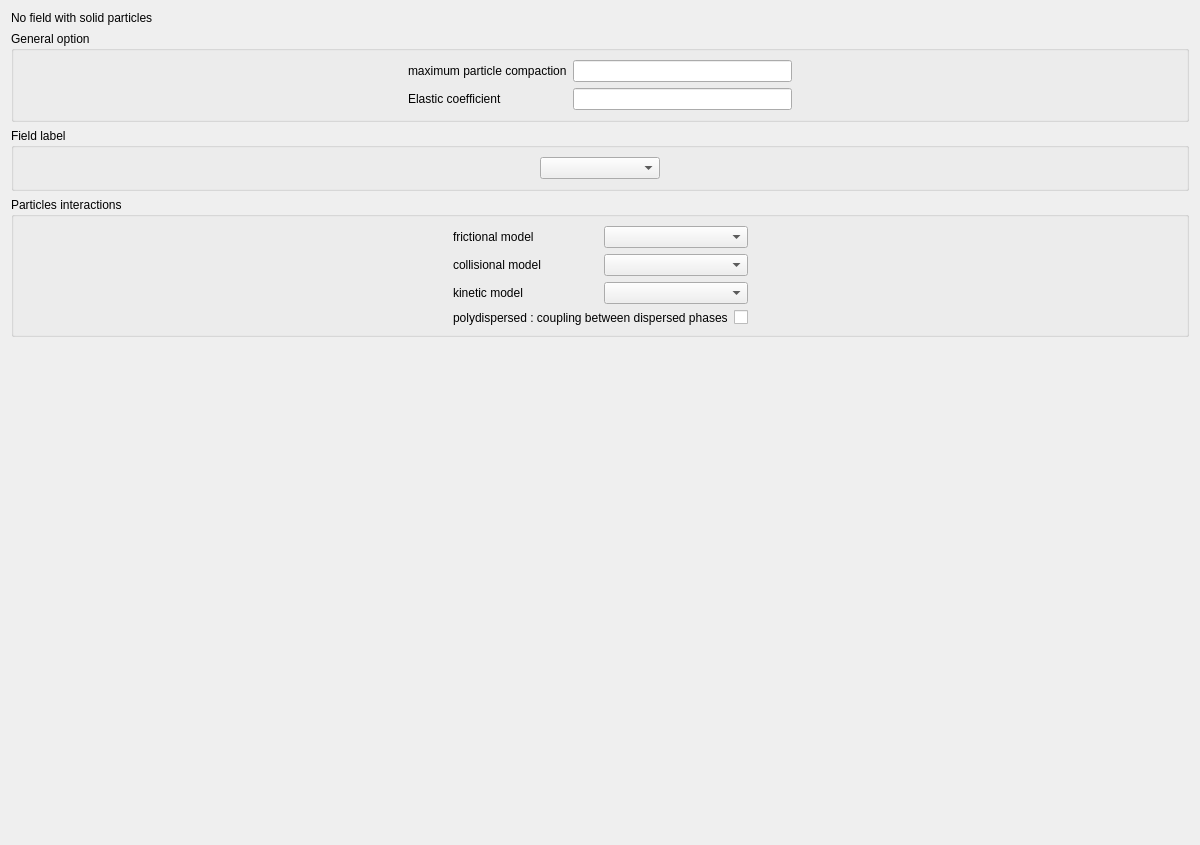
<?xml version="1.0" encoding="UTF-8"?>
<ui version="4.0">
 <class>Solid</class>
 <widget class="QWidget" name="Solid">
  <property name="geometry">
   <rect>
    <x>0</x>
    <y>0</y>
    <width>1200</width>
    <height>845</height>
   </rect>
  </property>
  <property name="windowTitle">
   <string>Form</string>
  </property>
  <layout class="QVBoxLayout" name="verticalLayout_2">
   <item>
    <widget class="QLabel" name="labelNoParticles">
     <property name="text">
      <string>No field with solid particles</string>
     </property>
    </widget>
   </item>
   <item>
    <widget class="QGroupBox" name="groupBoxGeneral">
     <property name="title">
      <string>General option</string>
     </property>
     <layout class="QHBoxLayout" name="horizontalLayout_7">
      <item>
       <spacer name="horizontalSpacer_10">
        <property name="orientation">
         <enum>Qt::Horizontal</enum>
        </property>
        <property name="sizeHint" stdset="0">
         <size>
          <width>138</width>
          <height>20</height>
         </size>
        </property>
       </spacer>
      </item>
      <item>
       <layout class="QGridLayout" name="gridLayout">
        <item row="0" column="1">
         <widget class="QLineEdit" name="lineEditCompaction"/>
        </item>
        <item row="0" column="0">
         <widget class="QLabel" name="label_4">
          <property name="text">
           <string>maximum particle compaction</string>
          </property>
         </widget>
        </item>
        <item row="1" column="0">
         <widget class="QLabel" name="label_5">
          <property name="text">
           <string>Elastic coefficient</string>
          </property>
         </widget>
        </item>
        <item row="1" column="1">
         <widget class="QLineEdit" name="lineEditElastCoef"/>
        </item>
       </layout>
      </item>
      <item>
       <spacer name="horizontalSpacer_11">
        <property name="orientation">
         <enum>Qt::Horizontal</enum>
        </property>
        <property name="sizeHint" stdset="0">
         <size>
          <width>137</width>
          <height>20</height>
         </size>
        </property>
       </spacer>
      </item>
     </layout>
    </widget>
   </item>
   <item>
    <widget class="QGroupBox" name="groupBoxField">
     <property name="title">
      <string>Field label</string>
     </property>
     <layout class="QGridLayout" name="gridLayout_2">
      <item row="0" column="1">
       <widget class="QComboBox" name="comboBoxField">
        <property name="minimumSize">
         <size>
          <width>120</width>
          <height>0</height>
         </size>
        </property>
       </widget>
      </item>
      <item row="0" column="2">
       <spacer name="horizontalSpacer_8">
        <property name="orientation">
         <enum>Qt::Horizontal</enum>
        </property>
        <property name="sizeHint" stdset="0">
         <size>
          <width>263</width>
          <height>20</height>
         </size>
        </property>
       </spacer>
      </item>
      <item row="0" column="0">
       <spacer name="horizontalSpacer_7">
        <property name="orientation">
         <enum>Qt::Horizontal</enum>
        </property>
        <property name="sizeHint" stdset="0">
         <size>
          <width>264</width>
          <height>20</height>
         </size>
        </property>
       </spacer>
      </item>
     </layout>
    </widget>
   </item>
   <item>
    <widget class="QGroupBox" name="groupBoxInteractions">
     <property name="title">
      <string>Particles interactions</string>
     </property>
     <layout class="QHBoxLayout" name="horizontalLayout_6">
      <item>
       <spacer name="horizontalSpacer_5">
        <property name="orientation">
         <enum>Qt::Horizontal</enum>
        </property>
        <property name="sizeHint" stdset="0">
         <size>
          <width>138</width>
          <height>20</height>
         </size>
        </property>
       </spacer>
      </item>
      <item>
       <layout class="QVBoxLayout" name="verticalLayout">
        <item>
         <layout class="QHBoxLayout" name="horizontalLayout">
          <item>
           <widget class="QLabel" name="label">
            <property name="text">
             <string>frictional model</string>
            </property>
           </widget>
          </item>
          <item>
           <widget class="QComboBox" name="comboBoxFriction"/>
          </item>
         </layout>
        </item>
        <item>
         <layout class="QHBoxLayout" name="horizontalLayout_2">
          <item>
           <widget class="QLabel" name="label_2">
            <property name="text">
             <string>collisional model</string>
            </property>
           </widget>
          </item>
          <item>
           <widget class="QComboBox" name="comboBoxGranular"/>
          </item>
         </layout>
        </item>
        <item>
         <layout class="QHBoxLayout" name="horizontalLayout_3">
          <item>
           <widget class="QLabel" name="label_3">
            <property name="text">
             <string>kinetic model</string>
            </property>
           </widget>
          </item>
          <item>
           <widget class="QComboBox" name="comboBoxKinetic"/>
          </item>
         </layout>
        </item>
        <item>
         <layout class="QHBoxLayout" name="horizontalLayout_5">
          <item>
           <widget class="QLabel" name="labelCoupling">
            <property name="text">
             <string>polydispersed : coupling between dispersed phases</string>
            </property>
           </widget>
          </item>
          <item>
           <widget class="QCheckBox" name="checkBoxCoupling">
            <property name="text">
             <string/>
            </property>
           </widget>
          </item>
         </layout>
        </item>
       </layout>
      </item>
      <item>
       <spacer name="horizontalSpacer_6">
        <property name="orientation">
         <enum>Qt::Horizontal</enum>
        </property>
        <property name="sizeHint" stdset="0">
         <size>
          <width>137</width>
          <height>20</height>
         </size>
        </property>
       </spacer>
      </item>
     </layout>
    </widget>
   </item>
   <item>
    <spacer>
     <property name="orientation">
      <enum>Qt::Vertical</enum>
     </property>
     <property name="sizeHint" stdset="0">
      <size>
       <width>641</width>
       <height>16</height>
      </size>
     </property>
    </spacer>
   </item>
  </layout>
 </widget>
 <resources/>
 <connections/>
</ui>
